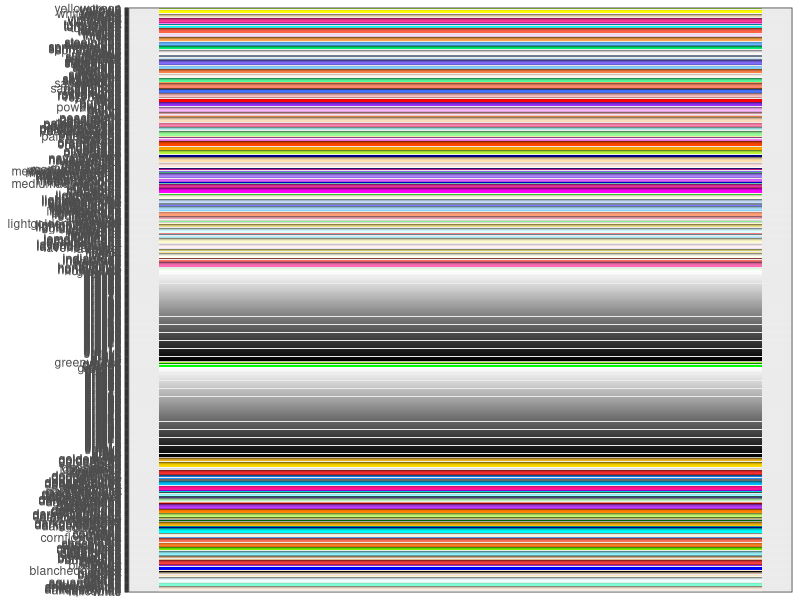
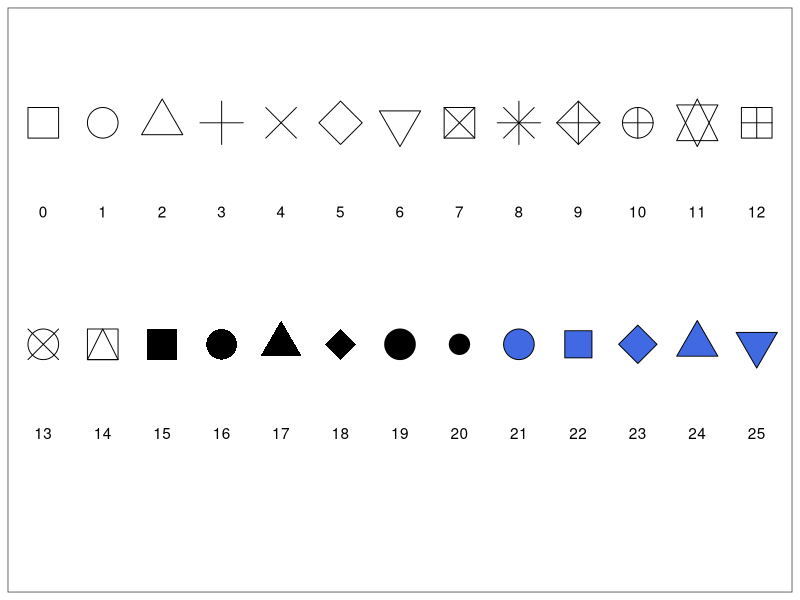
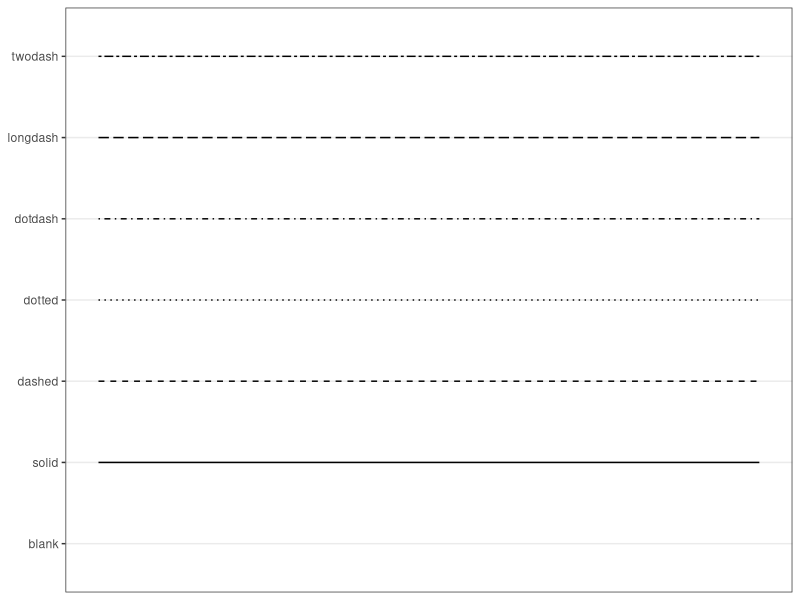

Reproduce these figures in R, in order.
## ---- chunk 1
knitr::opts_chunk$set(echo=TRUE, eval=TRUE, message=FALSE, warning=FALSE, error=FALSE)
## ---- chunk 2
library(tidyverse)
theme_set(theme_bw())
## ---- chunk 3
colors()
## ---- chunk 4
#| label: fig-colors
#| fig-cap: "Цвета, доступные в R"
#| fig-height: 100

clrs <- colors()
names(clrs) <- colors()

ggplot(NULL, aes(1, clrs %>% factor(ordered = TRUE, levels = colors()), fill = clrs)) +
  geom_col() +
  scale_x_continuous(breaks = NULL) +
  labs(x = NULL, y = NULL) +
  guides(fill = "none") +
  scale_fill_manual(values = clrs)
## ---- chunk 5
#| label: fig-shapes
#| fig-cap: "Формы точек, доступные в R"
#| fig-height: 3

tibble(x = rep(1:13, times = 2),
       y = rep(c(1.5, 1), each = 13),
       shape = factor(0:25)) %>% 
  ggplot(aes(x = x,
             y = y,
             shape = shape,
             label = shape)) +
  geom_point(size = 10, fill = "royalblue") +
  geom_text(aes(y = y-.2)) +
  scale_x_continuous(breaks = NULL) +
  scale_y_continuous(limits = c(.5, 1.7),
                     breaks = NULL) +
  scale_shape_manual(values = 0:25) +
  labs(x = NULL, y = NULL) +
  guides(shape = "none")
## ---- chunk 6
#| label: fig-linetypes
#| fig-cap: "Типы линии, доступные в R"

tibble(x = rep(1:2, each = 7),
       y = rep(0:6, times = 2),
       lty = rep(c("blank", "solid", "dashed", "dotted", "dotdash", "longdash", "twodash"), 
                   times = 2) %>% 
         factor(ordered = TRUE,
                levels = c("blank", "solid", "dashed", "dotted", "dotdash", "longdash", "twodash"))) %>% 
  ggplot(aes(x = x,
             y = lty,
             linetype = lty)) +
  geom_line() +
  scale_x_continuous(breaks = NULL) +
  scale_linetype_manual(values = c("blank" = "blank",
                                   "solid" = "solid",
                                   "dashed" = "dashed",
                                   "dotted" = "dotted",
                                   "dotdash" = "dotdash",
                                   "longdash" = "longdash",
                                   "twodash" = "twodash")) +
  labs(x = NULL, y = NULL) +
  guides(linetype = "none")
## ---- chunk 7
sessionInfo()
